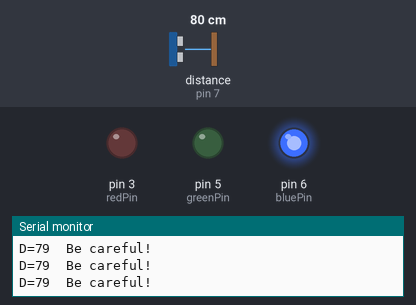
Simulated run of this sketch. Board: Arduino Uno, built with avr-gcc and run on an emulated ATmega328P. Shown: output pins drawn as LEDs (lit = HIGH), the last lines printed to the serial monitor. Wiring (inferred from the names in the program): ultrasonic range finder: trigger pin 8; echo pin 7. The inputs (shaded band) are chosen by the test bench; at power-on: distance to the obstacle (sensor on pin 7) 80 cm. The echo pulse lasts 58.3 µs per cm; pins used as bus, display or sensor lines are not drawn.

Above: at 1.2 s.
1.3 s: distance to the obstacle (sensor on pin 7) set to 34 cm
2.8 s: distance to the obstacle (sensor on pin 7) set to 27 cm
At 3.5 s:
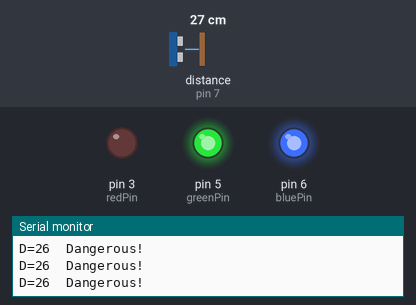
4.3 s: distance to the obstacle (sensor on pin 7) set to 120 cm
At 4.9 s:
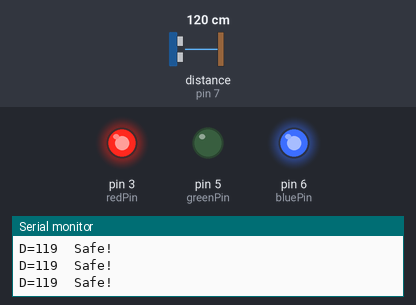
5.8 s: distance to the obstacle (sensor on pin 7) set to 104 cm
7.3 s: distance to the obstacle (sensor on pin 7) set to 97 cm
At 8.5 s:
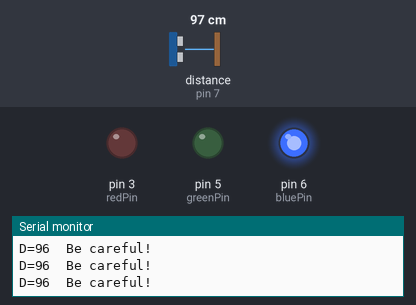
8.8 s: distance to the obstacle (sensor on pin 7) set to 2 cm
At 9.1 s:
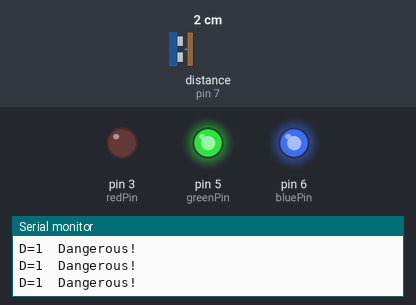
Timing chart, 0 to 11.3 s (numbered marks = the images above; inputs shaded):
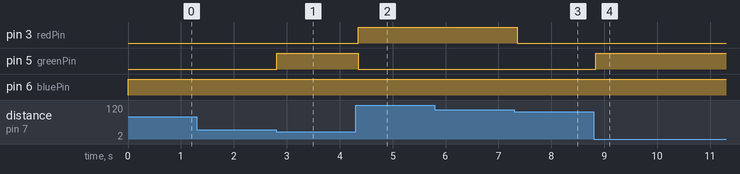

Measured:
- the behaviour switches between 31 and 30 cm on distance to the obstacle (sensor on pin 7) (found by bisection; images 0 and 1)
- the behaviour switches between 102 and 101 cm on distance to the obstacle (sensor on pin 7) (found by bisection; images 2 and 3)
- after the input at 2.8 s, pin 5 (greenPin): LOW → HIGH at once
- after the input at 4.3 s, pin 3 (redPin): LOW → HIGH after 0.05 s; pin 5 (greenPin): HIGH → LOW after 0.05 s
- after the input at 7.3 s, pin 3 (redPin): HIGH → LOW after 0.06 s
- after the input at 8.8 s, pin 5 (greenPin): LOW → HIGH at once

The sketch:

6-1_Parking_assist_system__Quiz1_.ino
```cpp
#define echoPin 7
#define trigPin 8
#define beep 65
int maximumRange=200;
int minimumRange=0;
int safe=100;
int careful=30;
long duration,distance;
const int redPin = 3;
const int greenPin = 5;
const int bluePin = 6;

void setup() {
  Serial.begin(9600);
  pinMode(redPin, OUTPUT);
  pinMode(greenPin, OUTPUT);
  pinMode(bluePin, OUTPUT);
  pinMode(trigPin,OUTPUT);
  pinMode(echoPin,INPUT);
}

void loop() {
  digitalWrite(trigPin,LOW);
  delayMicroseconds(2);
  digitalWrite(trigPin,HIGH);
  delayMicroseconds(10);
  digitalWrite(trigPin,LOW);

  duration=pulseIn(echoPin,HIGH);
  distance=duration/58.2;
  Serial.print("D=");
  Serial.print(distance);
  if (distance > safe)
  {
    Serial.println("\tSafe!");
    analogWrite(redPin, 255);
    analogWrite(greenPin, 0);
    analogWrite(bluePin, 255);
  }
  else if (distance >= careful && distance <= safe)
  {
    Serial.println("\tBe careful!");
    //tone(9,beep);
    //delay(400);
    //noTone(9);
    //delay(100);
    analogWrite(redPin, 0);
    analogWrite(greenPin, 0);
    analogWrite(bluePin, 255);
  }
  else
  {
    Serial.println("\tDangerous!");
    //tone(9,beep);
    //delay(200);
    //noTone(9);
    //delay(50);
    analogWrite(redPin, 0);
    analogWrite(greenPin, 255);
    analogWrite(bluePin, 255);
  }
  delay(100);
}
```
